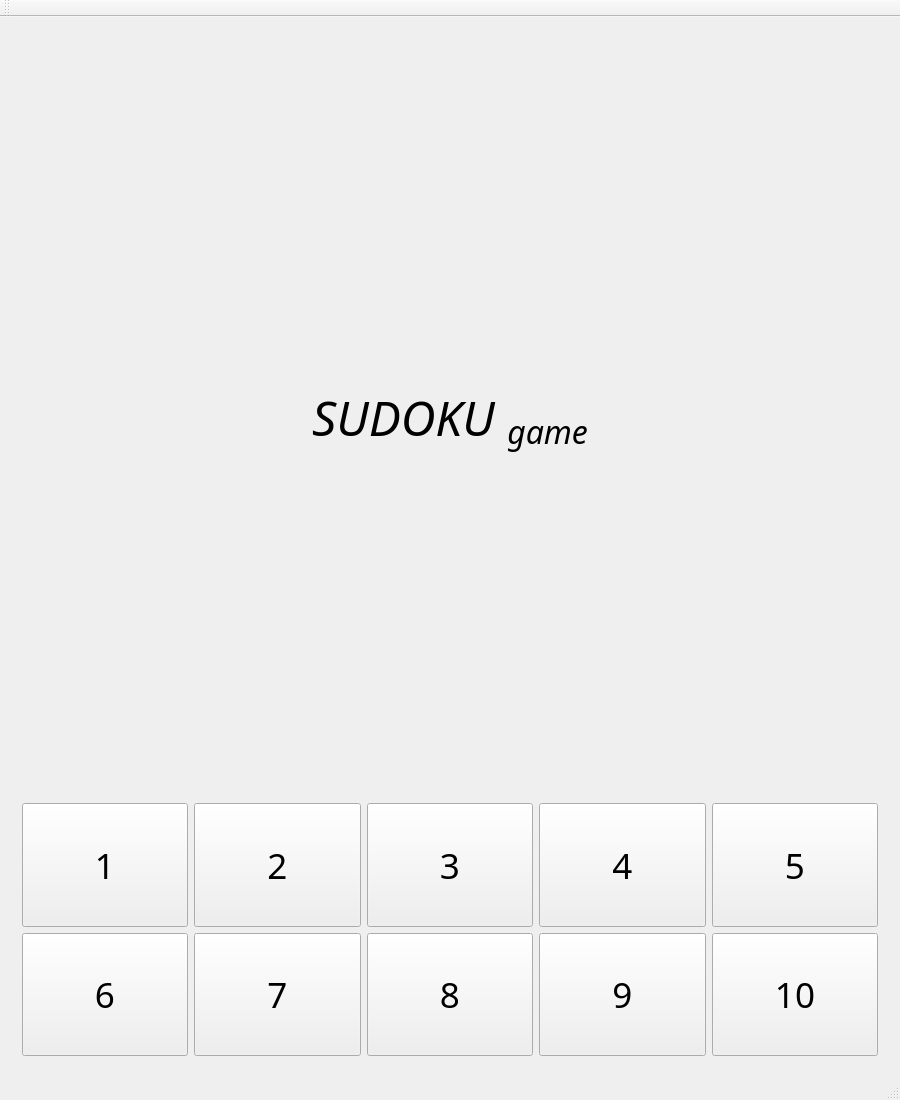
<?xml version="1.0" encoding="UTF-8"?>
<ui version="4.0">
 <class>MainWindow</class>
 <widget class="QMainWindow" name="MainWindow">
  <property name="geometry">
   <rect>
    <x>0</x>
    <y>0</y>
    <width>900</width>
    <height>1100</height>
   </rect>
  </property>
  <property name="minimumSize">
   <size>
    <width>900</width>
    <height>1100</height>
   </size>
  </property>
  <property name="maximumSize">
   <size>
    <width>900</width>
    <height>1100</height>
   </size>
  </property>
  <property name="windowTitle">
   <string>MainWindow</string>
  </property>
  <widget class="QWidget" name="centralWidget">
   <layout class="QVBoxLayout" name="verticalLayout_2" stretch="0">
    <item>
     <widget class="QStackedWidget" name="stackedWidget">
      <property name="sizeIncrement">
       <size>
        <width>900</width>
        <height>0</height>
       </size>
      </property>
      <property name="currentIndex">
       <number>0</number>
      </property>
      <widget class="QWidget" name="startpage">
       <layout class="QVBoxLayout" name="verticalLayout_4" stretch="3,1">
        <item>
         <widget class="QLabel" name="label">
          <property name="sizePolicy">
           <sizepolicy hsizetype="Preferred" vsizetype="Preferred">
            <horstretch>0</horstretch>
            <verstretch>0</verstretch>
           </sizepolicy>
          </property>
          <property name="font">
           <font>
            <family>Harlow Solid Italic</family>
            <pointsize>72</pointsize>
            <italic>true</italic>
           </font>
          </property>
          <property name="text">
           <string>&lt;html&gt;&lt;head/&gt;&lt;body&gt;&lt;p align=&quot;center&quot;&gt;&lt;span style=&quot; font-size:36pt; color:#000000;&quot;&gt;SUDOKU &lt;/span&gt;&lt;span style=&quot; font-size:36pt; color:#000000; vertical-align:sub;&quot;&gt;game&lt;/span&gt;&lt;/p&gt;&lt;/body&gt;&lt;/html&gt;</string>
          </property>
         </widget>
        </item>
        <item>
         <layout class="QGridLayout" name="gridLayout">
          <item row="0" column="3">
           <widget class="QPushButton" name="level2">
            <property name="sizePolicy">
             <sizepolicy hsizetype="Minimum" vsizetype="Expanding">
              <horstretch>0</horstretch>
              <verstretch>0</verstretch>
             </sizepolicy>
            </property>
            <property name="font">
             <font>
              <family>Copperplate Gothic Bold</family>
              <pointsize>26</pointsize>
             </font>
            </property>
            <property name="text">
             <string>2</string>
            </property>
           </widget>
          </item>
          <item row="1" column="0">
           <widget class="QPushButton" name="level6">
            <property name="sizePolicy">
             <sizepolicy hsizetype="Minimum" vsizetype="Expanding">
              <horstretch>0</horstretch>
              <verstretch>0</verstretch>
             </sizepolicy>
            </property>
            <property name="font">
             <font>
              <family>Copperplate Gothic Bold</family>
              <pointsize>26</pointsize>
             </font>
            </property>
            <property name="text">
             <string>6</string>
            </property>
           </widget>
          </item>
          <item row="1" column="7">
           <widget class="QPushButton" name="level9">
            <property name="sizePolicy">
             <sizepolicy hsizetype="Minimum" vsizetype="Expanding">
              <horstretch>0</horstretch>
              <verstretch>0</verstretch>
             </sizepolicy>
            </property>
            <property name="font">
             <font>
              <family>Copperplate Gothic Bold</family>
              <pointsize>26</pointsize>
             </font>
            </property>
            <property name="text">
             <string>9</string>
            </property>
           </widget>
          </item>
          <item row="1" column="9">
           <widget class="QPushButton" name="level10">
            <property name="sizePolicy">
             <sizepolicy hsizetype="Minimum" vsizetype="Expanding">
              <horstretch>0</horstretch>
              <verstretch>0</verstretch>
             </sizepolicy>
            </property>
            <property name="font">
             <font>
              <family>Copperplate Gothic Bold</family>
              <pointsize>26</pointsize>
             </font>
            </property>
            <property name="text">
             <string>10</string>
            </property>
           </widget>
          </item>
          <item row="0" column="0">
           <widget class="QPushButton" name="level1">
            <property name="sizePolicy">
             <sizepolicy hsizetype="Minimum" vsizetype="Expanding">
              <horstretch>0</horstretch>
              <verstretch>0</verstretch>
             </sizepolicy>
            </property>
            <property name="font">
             <font>
              <family>Copperplate Gothic Bold</family>
              <pointsize>26</pointsize>
             </font>
            </property>
            <property name="text">
             <string>1</string>
            </property>
           </widget>
          </item>
          <item row="1" column="3">
           <widget class="QPushButton" name="level7">
            <property name="sizePolicy">
             <sizepolicy hsizetype="Minimum" vsizetype="Expanding">
              <horstretch>0</horstretch>
              <verstretch>0</verstretch>
             </sizepolicy>
            </property>
            <property name="font">
             <font>
              <family>Copperplate Gothic Bold</family>
              <pointsize>26</pointsize>
             </font>
            </property>
            <property name="text">
             <string>7</string>
            </property>
           </widget>
          </item>
          <item row="0" column="5">
           <widget class="QPushButton" name="level3">
            <property name="sizePolicy">
             <sizepolicy hsizetype="Minimum" vsizetype="Expanding">
              <horstretch>0</horstretch>
              <verstretch>0</verstretch>
             </sizepolicy>
            </property>
            <property name="font">
             <font>
              <family>Copperplate Gothic Bold</family>
              <pointsize>26</pointsize>
             </font>
            </property>
            <property name="text">
             <string>3</string>
            </property>
           </widget>
          </item>
          <item row="1" column="5">
           <widget class="QPushButton" name="level8">
            <property name="sizePolicy">
             <sizepolicy hsizetype="Minimum" vsizetype="Expanding">
              <horstretch>0</horstretch>
              <verstretch>0</verstretch>
             </sizepolicy>
            </property>
            <property name="font">
             <font>
              <family>Copperplate Gothic Bold</family>
              <pointsize>26</pointsize>
             </font>
            </property>
            <property name="text">
             <string>8</string>
            </property>
           </widget>
          </item>
          <item row="0" column="7">
           <widget class="QPushButton" name="level4">
            <property name="sizePolicy">
             <sizepolicy hsizetype="Minimum" vsizetype="Expanding">
              <horstretch>0</horstretch>
              <verstretch>0</verstretch>
             </sizepolicy>
            </property>
            <property name="font">
             <font>
              <family>Copperplate Gothic Bold</family>
              <pointsize>26</pointsize>
             </font>
            </property>
            <property name="text">
             <string>4</string>
            </property>
           </widget>
          </item>
          <item row="0" column="9">
           <widget class="QPushButton" name="level5">
            <property name="sizePolicy">
             <sizepolicy hsizetype="Minimum" vsizetype="Expanding">
              <horstretch>0</horstretch>
              <verstretch>0</verstretch>
             </sizepolicy>
            </property>
            <property name="font">
             <font>
              <family>Copperplate Gothic Bold</family>
              <pointsize>26</pointsize>
             </font>
            </property>
            <property name="text">
             <string>5</string>
            </property>
           </widget>
          </item>
         </layout>
        </item>
       </layout>
      </widget>
      <widget class="QWidget" name="gamepage">
       <layout class="QVBoxLayout" name="verticalLayout_3" stretch="1,9,1">
        <item>
         <layout class="QHBoxLayout" name="horizontalLayout_5" stretch="4,1,1,2">
          <item>
           <spacer name="horizontalSpacer">
            <property name="orientation">
             <enum>Qt::Horizontal</enum>
            </property>
            <property name="sizeHint" stdset="0">
             <size>
              <width>40</width>
              <height>20</height>
             </size>
            </property>
           </spacer>
          </item>
          <item>
           <widget class="QPushButton" name="pulsebutton_2">
            <property name="text">
             <string>PULSE</string>
            </property>
           </widget>
          </item>
          <item>
           <widget class="QPushButton" name="resume">
            <property name="text">
             <string>RESUME</string>
            </property>
           </widget>
          </item>
          <item>
           <widget class="QLCDNumber" name="lcdNumber">
            <property name="sizePolicy">
             <sizepolicy hsizetype="Fixed" vsizetype="Fixed">
              <horstretch>0</horstretch>
              <verstretch>0</verstretch>
             </sizepolicy>
            </property>
            <property name="minimumSize">
             <size>
              <width>120</width>
              <height>50</height>
             </size>
            </property>
           </widget>
          </item>
         </layout>
        </item>
        <item>
         <layout class="QGridLayout" name="gridLayout_2"/>
        </item>
        <item>
         <layout class="QHBoxLayout" name="horizontalLayout_6">
          <item>
           <widget class="QPushButton" name="undobutton_2">
            <property name="sizePolicy">
             <sizepolicy hsizetype="Minimum" vsizetype="Fixed">
              <horstretch>0</horstretch>
              <verstretch>0</verstretch>
             </sizepolicy>
            </property>
            <property name="text">
             <string>UNDO</string>
            </property>
           </widget>
          </item>
          <item>
           <widget class="QPushButton" name="redobutton_2">
            <property name="sizePolicy">
             <sizepolicy hsizetype="Minimum" vsizetype="Fixed">
              <horstretch>0</horstretch>
              <verstretch>0</verstretch>
             </sizepolicy>
            </property>
            <property name="text">
             <string>REDO</string>
            </property>
           </widget>
          </item>
          <item>
           <widget class="QPushButton" name="delallbutton_2">
            <property name="sizePolicy">
             <sizepolicy hsizetype="Minimum" vsizetype="Fixed">
              <horstretch>0</horstretch>
              <verstretch>0</verstretch>
             </sizepolicy>
            </property>
            <property name="text">
             <string>DELETE ALL</string>
            </property>
           </widget>
          </item>
          <item>
           <widget class="QPushButton" name="answerbutton_2">
            <property name="text">
             <string>ANSWER</string>
            </property>
           </widget>
          </item>
         </layout>
        </item>
       </layout>
      </widget>
      <widget class="QWidget" name="endpage">
       <layout class="QVBoxLayout" name="verticalLayout_5" stretch="3,1">
        <item>
         <widget class="QLabel" name="label_2">
          <property name="font">
           <font>
            <family>Fixedsys</family>
            <pointsize>9</pointsize>
           </font>
          </property>
          <property name="text">
           <string>&lt;!DOCTYPE HTML PUBLIC &quot;-//W3C//DTD HTML 4.0//EN&quot; &quot;http://www.w3.org/TR/REC-html40/strict.dtd&quot;&gt;
&lt;html&gt;&lt;head&gt;&lt;meta name=&quot;qrichtext&quot; content=&quot;1&quot; /&gt;&lt;style type=&quot;text/css&quot;&gt;
p, li { white-space: pre-wrap; }
&lt;/style&gt;&lt;/head&gt;&lt;body style=&quot; font-family:'Fixedsys'; font-size:9pt; font-weight:400; font-style:normal;&quot;&gt;
&lt;p align=&quot;center&quot; style=&quot; margin-top:0px; margin-bottom:0px; margin-left:0px; margin-right:0px; -qt-block-indent:0; text-indent:0px;&quot;&gt;&lt;span style=&quot; font-family:'MS Shell Dlg 2'; font-size:26pt;&quot;&gt;CONGRATULATIONS ；）&lt;/span&gt;&lt;/p&gt;&lt;/body&gt;&lt;/html&gt;</string>
          </property>
         </widget>
        </item>
        <item>
         <layout class="QHBoxLayout" name="horizontalLayout_10">
          <item>
           <spacer name="horizontalSpacer_5">
            <property name="orientation">
             <enum>Qt::Horizontal</enum>
            </property>
            <property name="sizeHint" stdset="0">
             <size>
              <width>40</width>
              <height>20</height>
             </size>
            </property>
           </spacer>
          </item>
          <item>
           <widget class="QPushButton" name="restart">
            <property name="text">
             <string>RESTART</string>
            </property>
           </widget>
          </item>
          <item>
           <spacer name="horizontalSpacer_6">
            <property name="orientation">
             <enum>Qt::Horizontal</enum>
            </property>
            <property name="sizeHint" stdset="0">
             <size>
              <width>40</width>
              <height>20</height>
             </size>
            </property>
           </spacer>
          </item>
         </layout>
        </item>
       </layout>
      </widget>
     </widget>
    </item>
   </layout>
  </widget>
  <widget class="QMenuBar" name="menuBar">
   <property name="geometry">
    <rect>
     <x>0</x>
     <y>0</y>
     <width>900</width>
     <height>21</height>
    </rect>
   </property>
  </widget>
  <widget class="QToolBar" name="mainToolBar">
   <attribute name="toolBarArea">
    <enum>TopToolBarArea</enum>
   </attribute>
   <attribute name="toolBarBreak">
    <bool>false</bool>
   </attribute>
  </widget>
  <widget class="QStatusBar" name="statusBar"/>
 </widget>
 <layoutdefault spacing="6" margin="11"/>
 <resources/>
 <connections/>
</ui>
